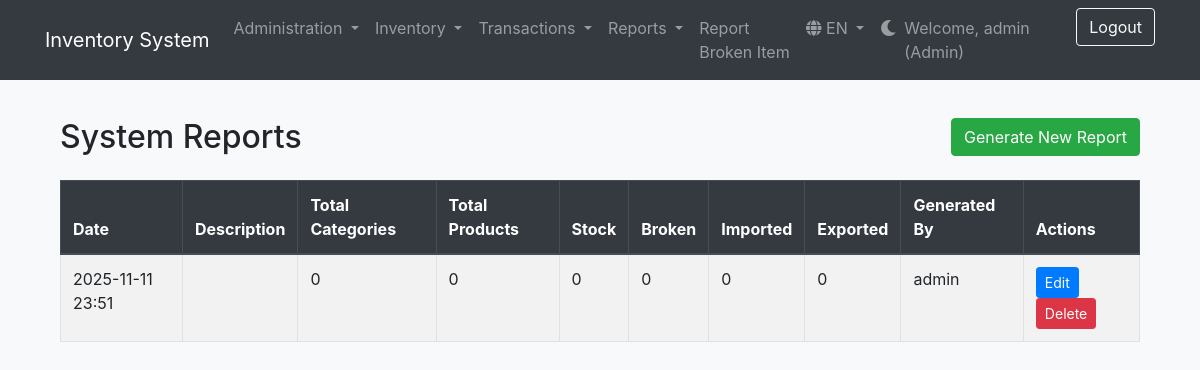
The app's page /view/reports.php (signed in) with its own data.
### tables this page shows
CREATE TABLE `roles` (
  `id` int(11) NOT NULL AUTO_INCREMENT,
  `name` varchar(255) NOT NULL,
  `description` text DEFAULT NULL,
  `created_at` datetime DEFAULT current_timestamp(),
  PRIMARY KEY (`id`),
  UNIQUE KEY `name` (`name`)
);

CREATE TABLE `reports` (
  `id` int(11) NOT NULL AUTO_INCREMENT,
  `total_category` int(11) NOT NULL,
  `total_product` int(11) NOT NULL,
  `total_available_product` int(11) NOT NULL,
  `total_broken_product` int(11) NOT NULL,
  `total_imported_product` int(11) NOT NULL,
  `total_exported_product` int(11) NOT NULL,
  `description` text DEFAULT NULL,
  `created_by` int(11) DEFAULT NULL,
  `report_date` datetime DEFAULT current_timestamp(),
  PRIMARY KEY (`id`),
  KEY `created_by` (`created_by`),
  CONSTRAINT `reports_ibfk_1` FOREIGN KEY (`created_by`) REFERENCES `users` (`id`) ON DELETE SET NULL ON UPDATE CASCADE
);

CREATE TABLE `users` (
  `id` int(11) NOT NULL AUTO_INCREMENT,
  `username` varchar(255) NOT NULL,
  `password_hash` text NOT NULL,
  `full_name` text NOT NULL,
  `role_id` int(11) NOT NULL,
  `phone` text DEFAULT NULL,
  `status` varchar(20) NOT NULL DEFAULT 'Active',
  `created_at` datetime DEFAULT current_timestamp(),
  PRIMARY KEY (`id`),
  UNIQUE KEY `username` (`username`),
  KEY `role_id` (`role_id`),
  CONSTRAINT `users_ibfk_1` FOREIGN KEY (`role_id`) REFERENCES `roles` (`id`) ON UPDATE CASCADE
);

### includes/language.php (called while the page is built, shortened)
<?php
function __($key) {
    global $lang;
    return $lang[$key] ?? $key;
}

### view/reports.php (the view, shortened to what this page needs)
<?php
require_once '../database/connection.php';
$reports = $pdo->query("
    SELECT
        r.id,
        r.total_category,
        r.total_product,
        r.total_available_product,
        r.total_broken_product,
        r.total_imported_product,
        r.total_exported_product,
        r.description,
        r.report_date,
        u.username as created_by_username
    FROM reports r
    LEFT JOIN users u ON r.created_by = u.id
    ORDER BY r.report_date DESC
")->fetchAll();
include '../includes/header.php';
?>
<div class="container mt-5">
    <div class="row mb-3">
        <div class="col">
            <h2>System Reports</h2>
        </div>
        <div class="col text-right">
            <a href="../reports/add.php" class="btn btn-success">Generate New Report</a>
        </div>
    </div>
    <div class="table-responsive">
        <table class="table table-bordered table-striped">
            <thead class="thead-dark">
                <tr>
                    <th>Date</th>
                    <th>Description</th>
                    <th>Total Categories</th>
                    <th>Total Products</th>
                    <th>Stock</th>
                    <th>Broken</th>
                    <th>Imported</th>
                    <th>Exported</th>
                    <th>Generated By</th>
                    <th>Actions</th>
                </tr>
            </thead>
            <tbody>
                <?php foreach ($reports as $report): ?>
                <tr>
                    <td><?php echo htmlspecialchars(date('Y-m-d H:i', strtotime($report['report_date']))); ?></td>
                    <td><?php echo htmlspecialchars($report['description']); ?></td>
                    <td><?php echo htmlspecialchars($report['total_category']); ?></td>
                    <td><?php echo htmlspecialchars($report['total_product']); ?></td>
                    <td><?php echo htmlspecialchars($report['total_available_product']); ?></td>
                    <td><?php echo htmlspecialchars($report['total_broken_product']); ?></td>
                    <td><?php echo htmlspecialchars($report['total_imported_product']); ?></td>
                    <td><?php echo htmlspecialchars($report['total_exported_product']); ?></td>
                    <td><?php echo htmlspecialchars($report['created_by_username'] ?? 'N/A'); ?></td>
                    <td>
                        <a href="../reports/edit.php?id=<?php echo $report['id']; ?>" class="btn btn-primary btn-sm">Edit</a>
                        <a href="../reports/delete.php?id=<?php echo $report['id']; ?>" class="btn btn-danger btn-sm">Delete</a>
                    </td>
                </tr>
                <?php endforeach; ?>
            </tbody>
        </table>
    </div>
</div>
<?php
include '../includes/footer.php';
?>

### includes/nav.php (shortened to what this page needs)
<?php
$user_role_name = '';
if (isset($_SESSION["loggedin"]) && $_SESSION["loggedin"] === true) {
    require_once __DIR__ . '/../database/connection.php';
    $role_id = $_SESSION["role_id"] ?? null;
    if ($role_id) {
        try {
            $sql = "SELECT name FROM roles WHERE id = :role_id";
            $stmt = $pdo->prepare($sql);
            $stmt->bindParam(':role_id', $role_id, PDO::PARAM_INT);
            $stmt->execute();
            if ($stmt->rowCount() == 1) {
                $user_role_name = strtolower($stmt->fetchColumn());
            }
        } catch (PDOException $e) {
            error_log("Could not fetch role name in nav.php: " . $e->getMessage());
        }
    }
}
?>
<nav class="navbar navbar-expand-lg navbar-dark bg-dark fixed-top">
    <div class="container">
        <a class="navbar-brand" href="/B2-ceramic/index.php">
            <?php
            echo __('inventory_system');
            ?>
        </a>
        <div class="collapse navbar-collapse" id="navbarNav">
            <ul class="navbar-nav mr-auto">
                <?php if ($user_role_name === 'admin'): ?>
                    <li class="nav-item dropdown">
                        <a class="nav-link dropdown-toggle" href="#" id="adminMenu" role="button" data-toggle="dropdown" aria-haspopup="true" aria-expanded="false">
                            <?php echo __('administration'); ?>
                        </a>
                    </li>
                <?php endif; ?>
                <?php if (in_array($user_role_name, ['admin', 'manager'])): ?>
                    <li class="nav-item dropdown">
                        <a class="nav-link dropdown-toggle" href="#" id="inventoryMenu" role="button" data-toggle="dropdown" aria-haspopup="true" aria-expanded="false">
                            <?php echo __('inventory'); ?>
                        </a>
                    </li>
                    <li class="nav-item dropdown">
                        <?php if (in_array($user_role_name, ['admin', 'manager', 'worker'])): ?>
                            <a class="nav-link dropdown-toggle" href="#" id="transactionsMenu" role="button" data-toggle="dropdown" aria-haspopup="true" aria-expanded="false">
                                <?php echo __('transactions'); ?>
                            </a>
                        <?php endif; ?>
                    </li>
                     <li class="nav-item dropdown">
                        <a class="nav-link dropdown-toggle" href="#" id="reportsMenu" role="button" data-toggle="dropdown" aria-haspopup="true" aria-expanded="false">
                            <?php echo __('reports'); ?>
                        </a>
                    </li>
                <?php endif; ?>
                 <li class="nav-item"><a class="nav-link" href="/B2-ceramic/broken_items/add.php"><?php echo __('report_broken_item'); ?></a></li>
            </ul>
            <ul class="navbar-nav ml-auto">
                <li class="nav-item dropdown">
                    <a class="nav-link dropdown-toggle" href="#" id="langMenu" role="button" data-toggle="dropdown" aria-haspopup="true" aria-expanded="false">
                        <i class="fas fa-globe"></i> <?php echo strtoupper($_SESSION['lang']); ?>
                    </a>
                </li>
                <li class="nav-item">
                    <a class="nav-link" href="#" id="darkModeToggle" title="<?php echo __('toggle_dark_mode'); ?>">
                        <i class="fas fa-moon"></i>
                    </a>
                </li>
                <?php if (isset($_SESSION["loggedin"]) && $_SESSION["loggedin"] === true): ?>
                    <li class="nav-item">
                        <span class="navbar-text mr-3">
                            <?php echo __('welcome'); ?>, <?php echo htmlspecialchars($_SESSION["username"]); ?> (<?php echo htmlspecialchars(ucfirst($user_role_name)); ?>)
                        </span>
                    </li>
                    <li class="nav-item">
                        <a class="btn btn-outline-light" href="/B2-ceramic/auth/logout.php"><?php echo __('logout'); ?></a>
                    </li>
                <?php endif; ?>
            </ul>
        </div>
    </div>
</nav>

### includes/header.php (style rules this page uses)
:root { --body-bg: #f8f9fa; --text-color: #212529; --card-bg: #ffffff; --card-header-bg: #f7f7f7; --table-bg: #ffffff; --table-border-color: #dee2e6; --table-striped-bg: rgba(0, 0, 0, 0.05); }
body { padding-top: 70px; background-color: var(--body-bg); color: var(--text-color); transition: background-color 0.3s ease, color 0.3s ease; }
.table { background-color: var(--table-bg); color: var(--text-color); }
.table-bordered, .table-bordered td, .table-bordered th { border-color: var(--table-border-color); }
.table-striped tbody tr:nth-of-type(odd) { background-color: var(--table-striped-bg); }

### records on screen
roles: name "Admin"
reports: report_date "2025-11-11 23:51", total_category "0", total_product "0", total_available_product "0", total_broken_product "0", total_imported_product "0", total_exported_product "0", created_by.username "admin"

### other values on screen
__('inventory_system') "Inventory System"
__('administration') "Administration"
__('inventory') "Inventory"
__('transactions') "Transactions"
__('reports') "Reports"
__('report_broken_item') "Report Broken Item"
$_SESSION['lang'] "EN"
__('welcome') "Welcome"
$_SESSION["username"] "admin"
__('logout') "Logout"
